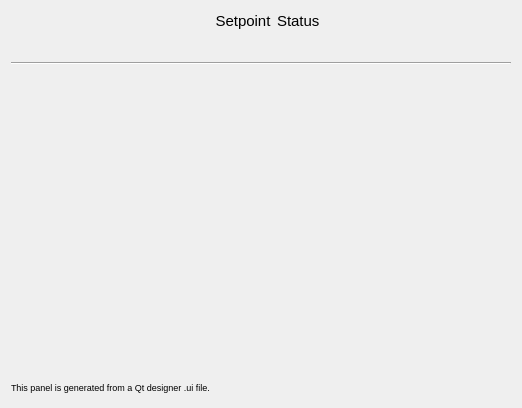
<?xml version="1.0" encoding="UTF-8"?>
<ui version="4.0">
 <class>Form</class>
 <widget class="QWidget" name="Form">
  <property name="geometry">
   <rect>
    <x>0</x>
    <y>0</y>
    <width>512</width>
    <height>408</height>
   </rect>
  </property>
  <property name="windowTitle">
   <string>Form</string>
  </property>
  <layout class="QGridLayout" name="gridLayout">
   <item row="0" column="4">
    <widget class="QLabel" name="label_3">
     <property name="font">
      <font>
       <pointsize>11</pointsize>
      </font>
     </property>
     <property name="text">
      <string>Status</string>
     </property>
    </widget>
   </item>
   <item row="1" column="4">
    <widget class="StatusLed" name="statusLed">
     <property name="alignment">
      <set>Qt::AlignCenter</set>
     </property>
     <property name="ledStatus" stdset="0">
      <bool>true</bool>
     </property>
     <property name="ledColor" stdset="0">
      <string>green</string>
     </property>
     <property name="dev" stdset="0">
      <string>T</string>
     </property>
    </widget>
   </item>
   <item row="0" column="3">
    <widget class="QLabel" name="label_2">
     <property name="font">
      <font>
       <pointsize>11</pointsize>
      </font>
     </property>
     <property name="text">
      <string>Setpoint</string>
     </property>
     <property name="alignment">
      <set>Qt::AlignCenter</set>
     </property>
    </widget>
   </item>
   <item row="0" column="1" rowspan="2" colspan="2">
    <widget class="ValueDisplay" name="valueDisplay">
     <property name="font">
      <font>
       <pointsize>12</pointsize>
      </font>
     </property>
     <property name="dev" stdset="0">
      <string>T</string>
     </property>
     <property name="showName" stdset="0">
      <bool>true</bool>
     </property>
     <property name="showStatus" stdset="0">
      <bool>true</bool>
     </property>
     <property name="format" stdset="0">
      <string>%.3f</string>
     </property>
     <property name="width" stdset="0">
      <number>8</number>
     </property>
     <property name="valueFont" stdset="0">
      <font>
       <family>Monospace</family>
       <weight>75</weight>
       <bold>true</bold>
      </font>
     </property>
    </widget>
   </item>
   <item row="0" column="0">
    <spacer name="horizontalSpacer">
     <property name="orientation">
      <enum>Qt::Horizontal</enum>
     </property>
     <property name="sizeHint" stdset="0">
      <size>
       <width>40</width>
       <height>20</height>
      </size>
     </property>
    </spacer>
   </item>
   <item row="0" column="5">
    <spacer name="horizontalSpacer_2">
     <property name="orientation">
      <enum>Qt::Horizontal</enum>
     </property>
     <property name="sizeHint" stdset="0">
      <size>
       <width>40</width>
       <height>20</height>
      </size>
     </property>
    </spacer>
   </item>
   <item row="1" column="3">
    <widget class="ValueDisplay" name="valueDisplay_2">
     <property name="key" stdset="0">
      <string>T.setpoint</string>
     </property>
     <property name="showName" stdset="0">
      <bool>false</bool>
     </property>
     <property name="valueFont" stdset="0">
      <font>
       <family>Monospace</family>
       <pointsize>12</pointsize>
      </font>
     </property>
    </widget>
   </item>
   <item row="6" column="0" colspan="6">
    <widget class="TrendPlot" name="trendPlot">
     <property name="minimumSize">
      <size>
       <width>500</width>
       <height>300</height>
      </size>
     </property>
     <property name="devices" stdset="0">
      <stringlist>
       <string>T</string>
       <string>T.setpoint</string>
       <string>T.heater</string>
       <string>Ts</string>
      </stringlist>
     </property>
    </widget>
   </item>
   <item row="3" column="0" colspan="6">
    <widget class="Line" name="line">
     <property name="orientation">
      <enum>Qt::Horizontal</enum>
     </property>
    </widget>
   </item>
   <item row="7" column="0" colspan="6">
    <widget class="QLabel" name="label">
     <property name="font">
      <font>
       <pointsize>7</pointsize>
      </font>
     </property>
     <property name="text">
      <string>This panel is generated from a Qt designer .ui file.</string>
     </property>
    </widget>
   </item>
  </layout>
 </widget>
 <customwidgets>
  <customwidget>
   <class>TrendPlot</class>
   <extends>QwtPlot</extends>
   <header>nicos.guisupport.plots</header>
  </customwidget>
  <customwidget>
   <class>ValueDisplay</class>
   <extends>QWidget</extends>
   <header>nicos.guisupport.display</header>
  </customwidget>
  <customwidget>
   <class>StatusLed</class>
   <extends>QLabel</extends>
   <header>nicos.guisupport.led</header>
  </customwidget>
  <customwidget>
   <class>QwtPlot</class>
   <extends>QFrame</extends>
   <header>qwt_plot.h</header>
  </customwidget>
 </customwidgets>
 <resources/>
 <connections/>
</ui>
